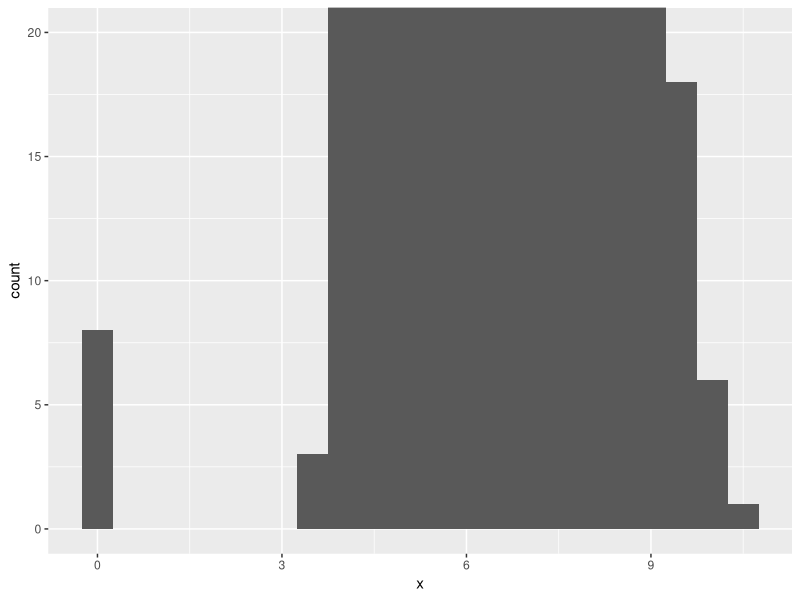
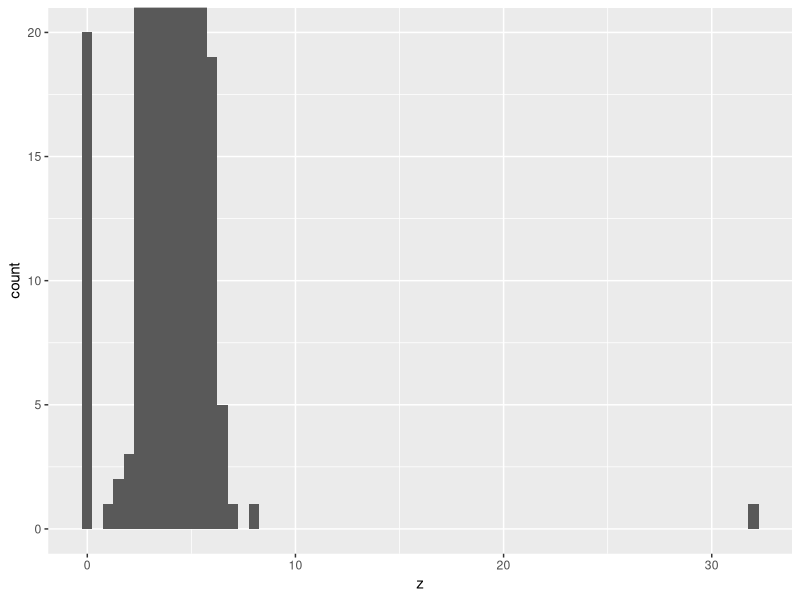
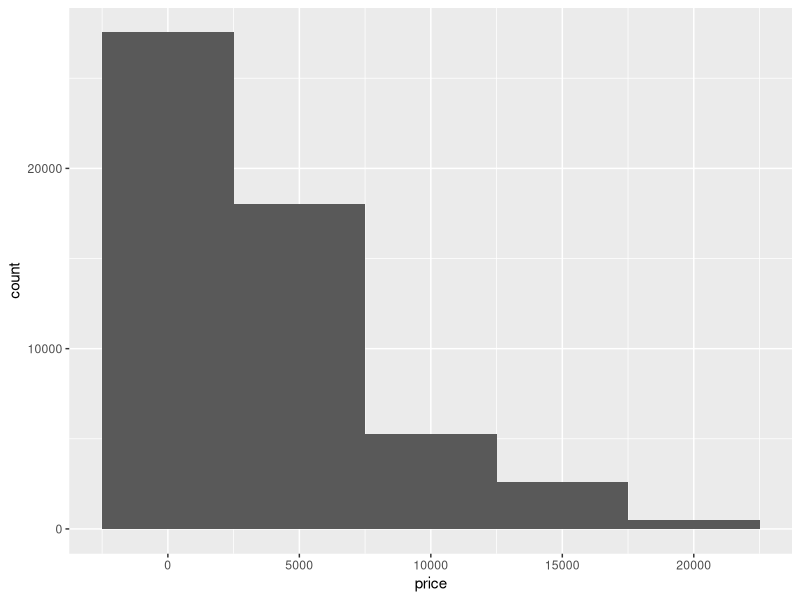
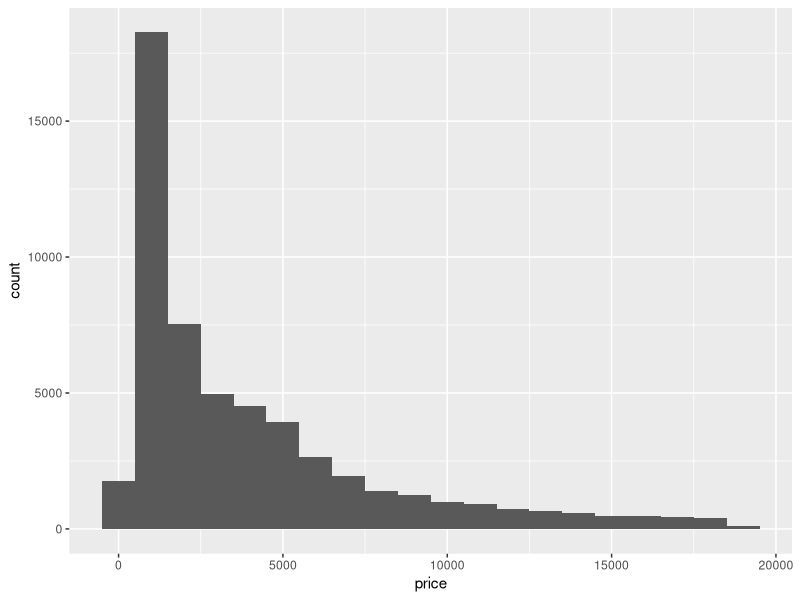
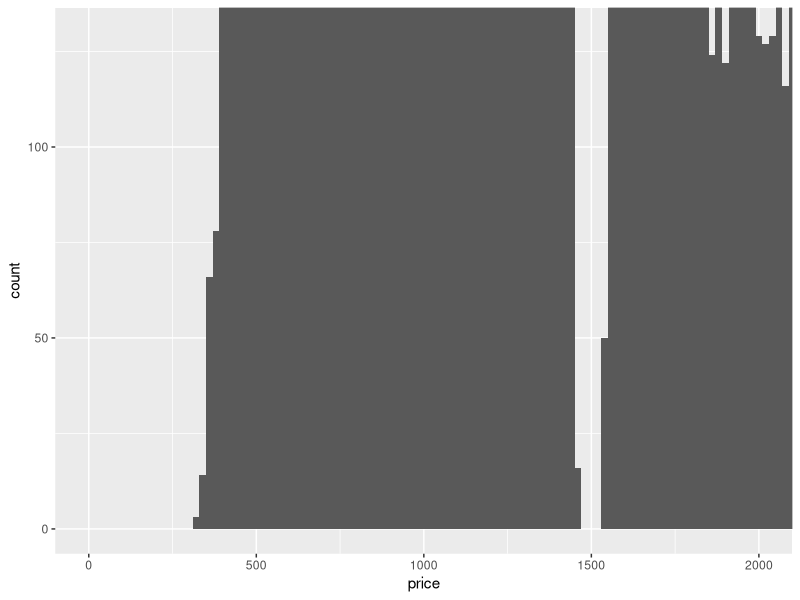
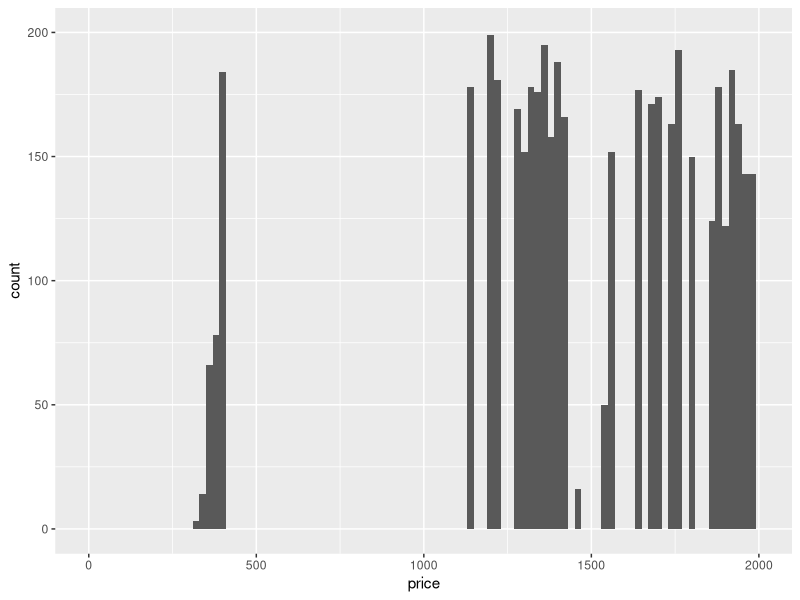
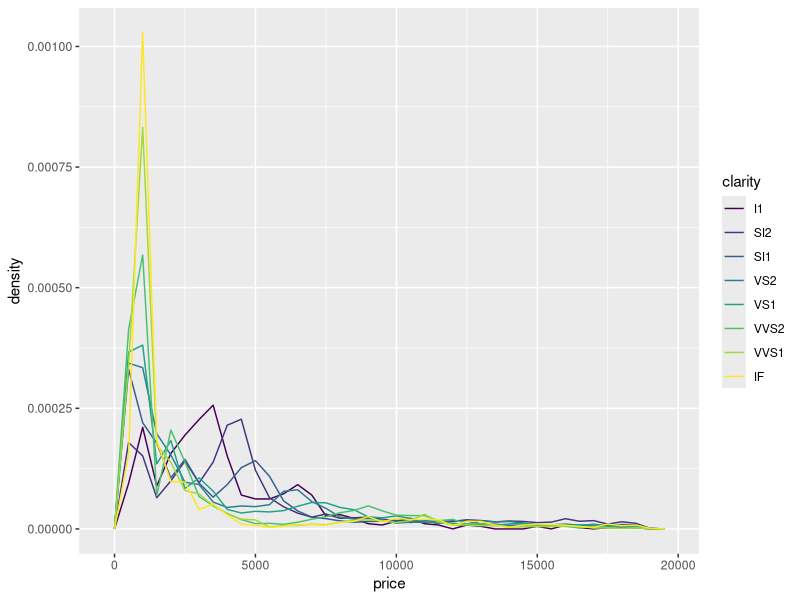
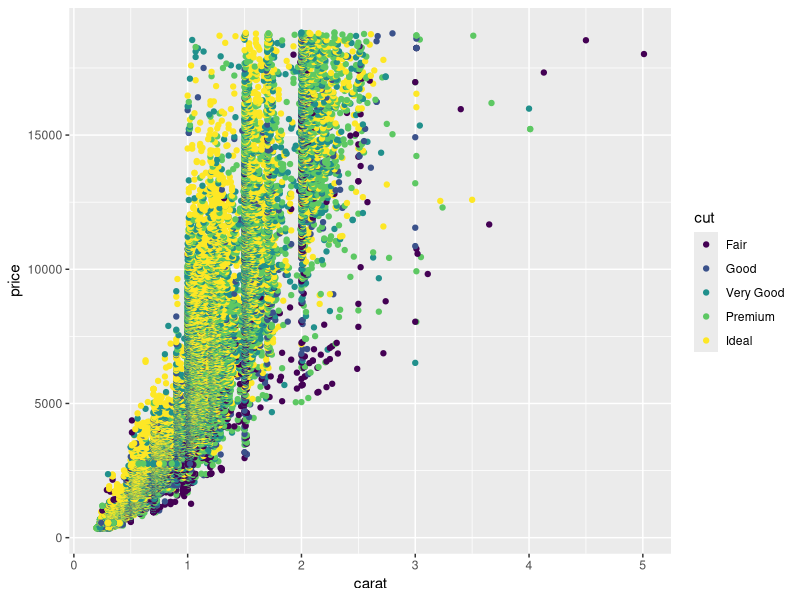

Recreate these plots in R, in order. (Note: this script raises an error after producing the figures.)
library(tidyverse)

# Exercise 1
ggplot(diamonds) +
  geom_histogram(mapping = aes(x = x), binwidth = 0.5) +
  coord_cartesian(ylim = c(0,20))
# Main outlier can be seen on 0. (Meaning diamond has 0 length in mm)
# For y we have the book example. 

ggplot(diamonds) +
  geom_histogram(mapping = aes(x = z), binwidth = 0.5) +
  coord_cartesian(ylim = c(0,20))
# Outliers on 0, and ~ 32. 

# Exercise 2
ggplot(diamonds) +
  geom_histogram(mapping = aes(x = price), binwidth = 5000)
# We can see that more expensive diamonds get rarer.
ggplot(diamonds) +
  geom_histogram(mapping = aes(x = price), binwidth = 1000)
# We get suspicious of price ~ 0
ggplot(diamonds) +
  geom_histogram(mapping = aes(x = price), binwidth = 20) +
  coord_cartesian(ylim = c(0,130), xlim = c(0,2000))
# We can see no diamonds that go for the price of ~ 1500.

# Exercise 3

diamonds %>%
  filter(carat == 0.99 | carat == 1) %>%
  group_by(carat) %>%
  summarise(count = n()) 
# Sounds better to the ear, and for 1 carat to be the base unit it should be more common.

# Exercise 4
# Using the solution for exercise 2, instead of ylim and xlim we will use the
ggplot(diamonds) +
  geom_histogram(mapping = aes(x = price), binwidth = 20) +
  ylim(0,200) + xlim(0,2000) # It removed a lot of rows!

# Exercise 1 : In a histogram missing values are removed with a warning
# The Bar_chart has the same effects. The importance is when we take percentages.
# We want to be aware if the total_population includes the removed values/rows.

# Exercise 2 : a logical evaluating to TRUE or FALSE indicating whether NA values
# should be stripped before the computation proceeds.
# If an included value is NA or NaN, the result will be NA/NaN


# Exercise 1 : We can use a normalized column and use it as y in a geom_freqpoly.
# Alternatively, we can use a boxplot.

# Exercise 2
ggplot(data = diamonds, mapping = aes(x = price, y = after_stat(density))) +
  geom_freqpoly(mapping = aes(color = clarity), binwidth = 500)
# We can see the cut and clarity variables are connected. (And for color)
ggplot(data = diamonds, mapping = aes(x = carat, y = price)) +
  geom_point(mapping = aes(color = cut))
# Bingo, the carat is what increases the value. We can see that diamonds with an ideal cut
# increase in value much faster than those with lesser quality
ggplot(data = diamonds, mapping = aes(x = carat, y = price)) +
  geom_smooth(mapping = aes(color = cut))
# The reason is therefore stated just below
diamonds %>%
  filter(carat > 4) %>%
  count(cut)

# Exercise 3 : Skipping this one

# Exercise 4 : Skipping this one

# Exercise 5 : A violin plot is a compact display of a continuous distribution.
# It is a blend of geom_boxplot() and geom_density(): a violin plot is a mirrored
# density plot displayed in the same way as a boxplot.

# Exercise 6 : skipping this one.

# Exercise 1 Solution from https://jrnold.github.io/r4ds-exercise-solutions/exploratory-data-analysis.html

diamonds %>%
  count(color, cut) %>%
  group_by(color) %>%
  mutate(prop = n / sum(n)) %>% # Use prop.
  ggplot(mapping = aes(x = color, y = cut)) +
  geom_tile(mapping = aes(fill = prop))

# Exercise 2 Personally skipping it, I will provide the solution from the same link though.

flights %>%
  group_by(month, dest) %>%                                 # This gives us (month, dest) pairs
  summarise(dep_delay = mean(dep_delay, na.rm = TRUE)) %>%
  group_by(dest) %>%                                        # group all (month, dest) pairs by dest ..
  filter(n() == 12) %>%                                     # and only select those that have one entry per month 
  ungroup() %>%
  mutate(dest = reorder(dest, dep_delay)) %>%
  ggplot(aes(x = factor(month), y = dest, fill = dep_delay)) +
  geom_tile() +
  labs(x = "Month", y = "Destination", fill = "Departure Delay")

# Exercise 3
# It feels better for the eye due to the larger amount of columns.
diamonds %>%
  count(color, cut) %>%
  group_by(color) %>%
  mutate(prop = n / sum(n)) %>% # Use prop.
  ggplot(mapping = aes(x = cut, y = color)) +
  geom_tile(mapping = aes(fill = prop))

# Exercise 1

ggplot(data = diamonds, mapping = aes(x = price)) +
  geom_freqpoly(mapping = aes(color = cut_width(carat, 1))) +
  labs(color = "Cut Width (Carat)")

# Exercise 2

ggplot(data = diamonds, mapping = aes(x = price, y = carat)) +
  geom_boxplot(mapping = aes(group = cut_width(price, 1000)))

# Exercise 3 : Prediction, they will be cheap.

ggplot(data = diamonds, mapping = aes(x = depth, y = price)) +
  geom_boxplot(mapping = aes(group = cut_width(depth, 4))) # As Predicted.

# Exercise 4 : Here is one

ggplot(data = diamonds, mapping = aes(x = carat, y = price)) +
  geom_smooth(mapping = aes(color = cut)) # Coincidentally the same as before!

# Exercise 5 : If the amount of bins is small, it may not catch the outliers.
# Also, because there is a relation between x and y. 
